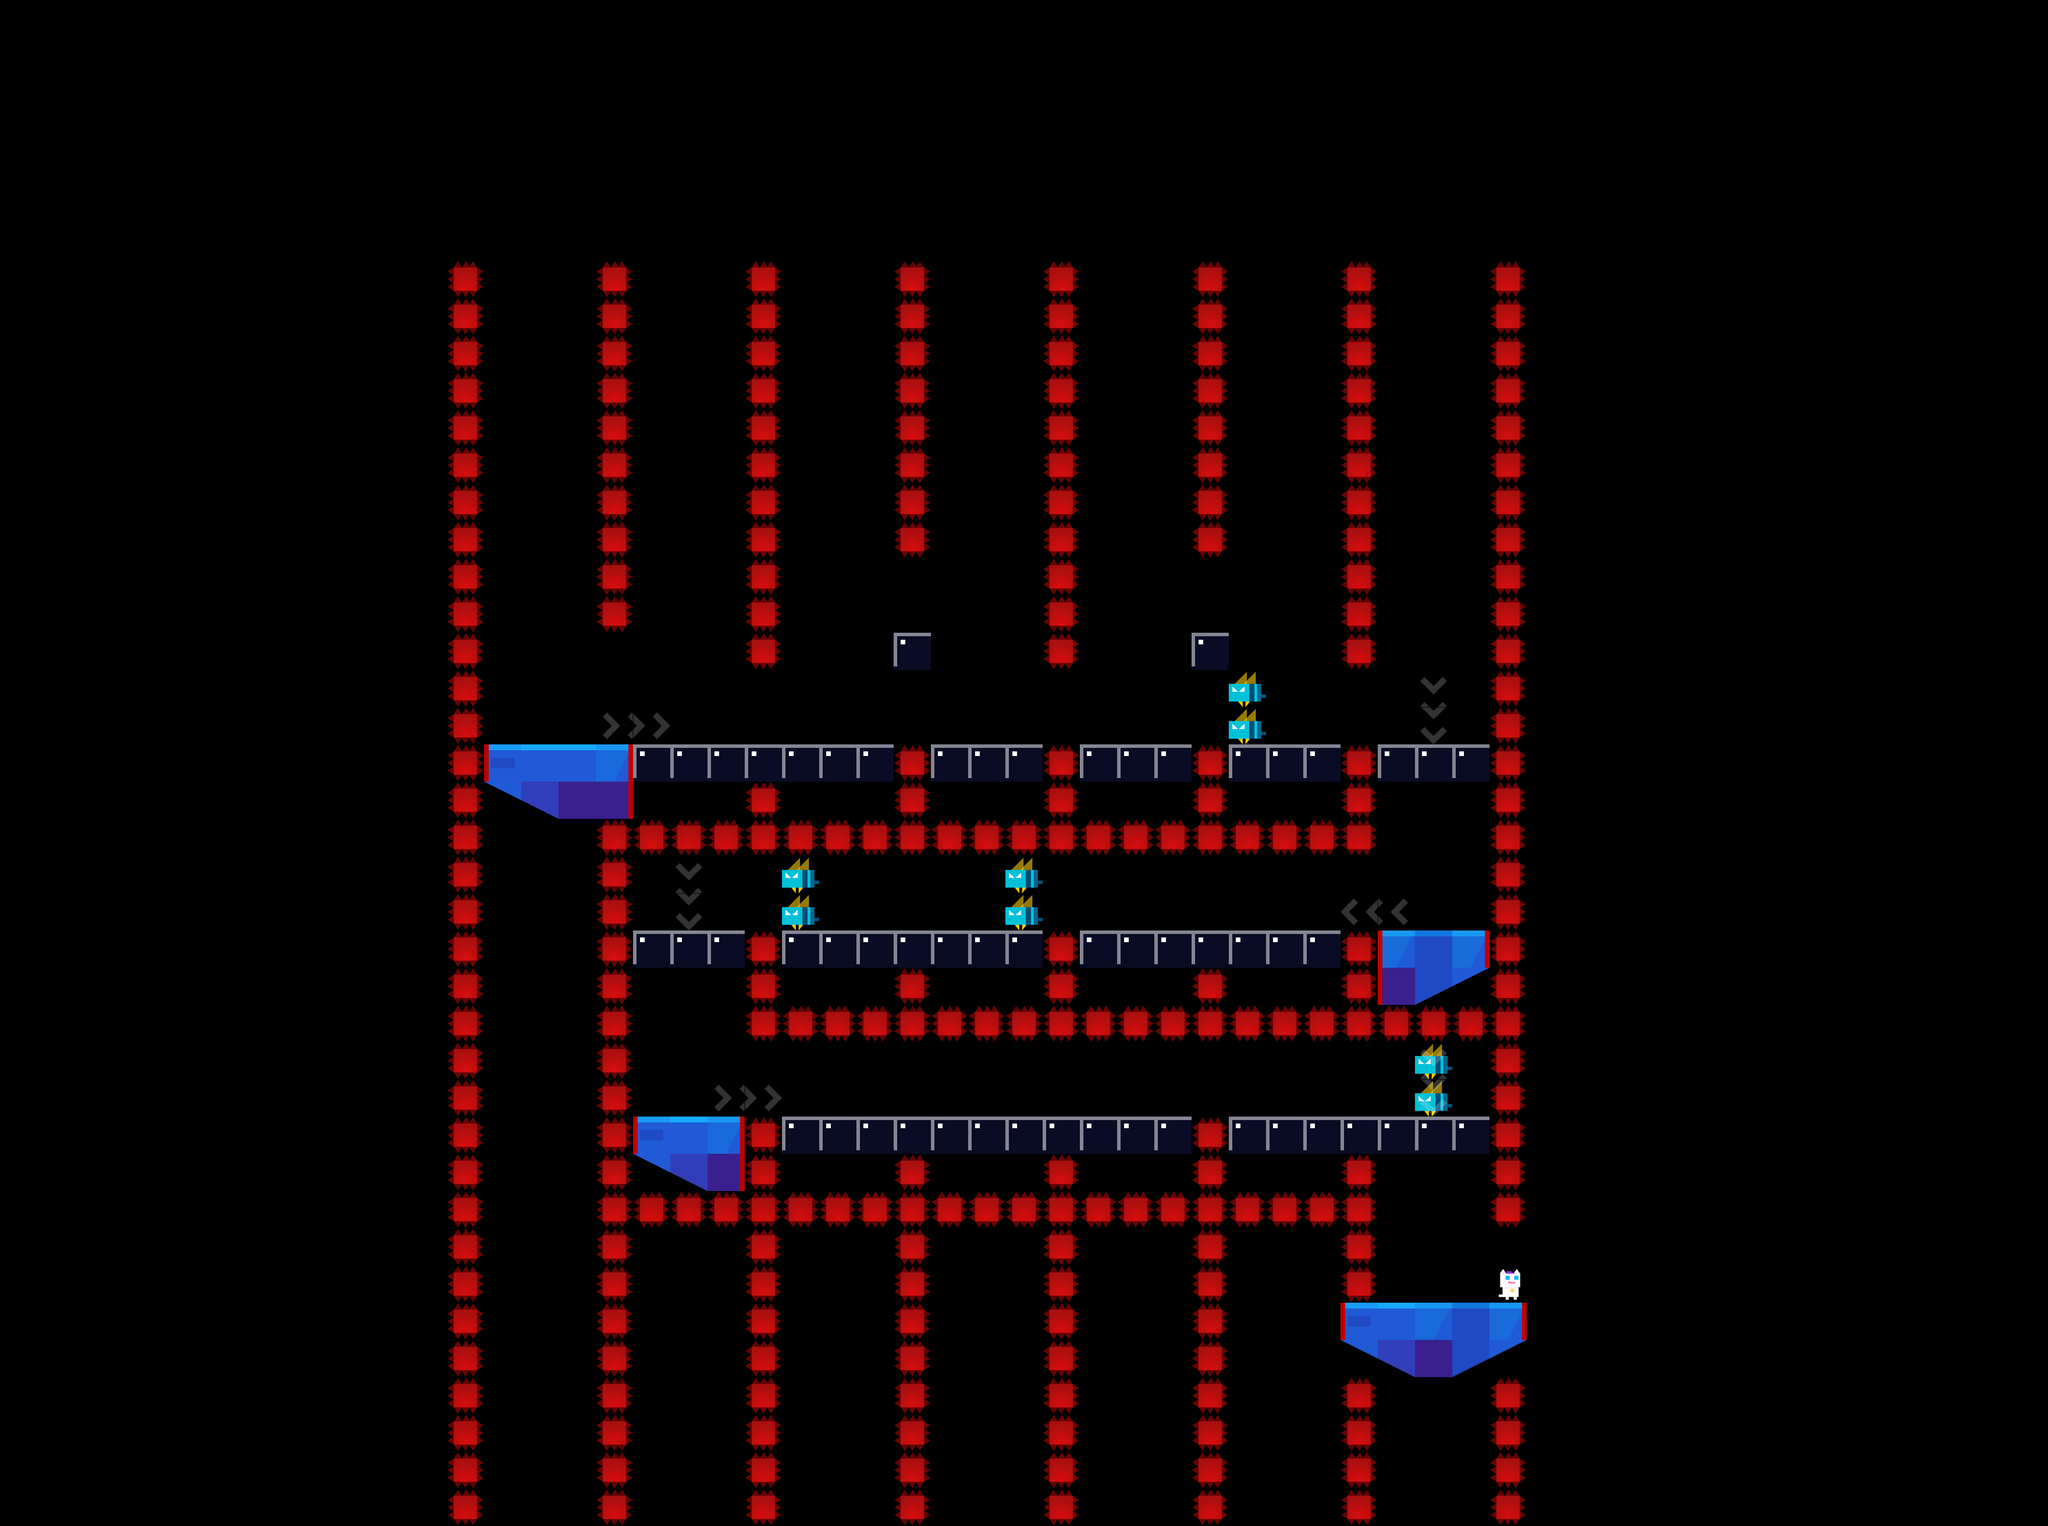

A 2D game scene composited from a Tiled map and its tileset images. What follows is a short description and the map's XML, with each tile layer's data collapsed to a summary:
An orthogonal 55x41 tile map with 64x64 px tiles, 4 tile layers (main, extra_monster1, extra_monster2, dangerous) and 141 objects (63x CameraYFreeze, 63x DeadZone, 6x ShowExtra, 4x enemy, 3x Event, ...).

<map version="1.0" orientation="orthogonal" renderorder="right-down" width="55" height="41" tilewidth="64" tileheight="64" nextobjectid="3652">
 <properties>
  <property name="bg" value="lyBG8" />
  <property name="bgm" value="bgm_mini" />
 </properties>
 <tileset firstgid="1" name="forest" tilewidth="70" tileheight="70">
  <tileoffset x="-3" y="3" />
  <image source="forest.png" width="700" height="980" />
  <tile id="0">
   <properties>
    <property name="maxX" value="87" />
    <property name="maxY" value="63" />
    <property name="x" value="77" />
    <property name="y" value="61" />
   </properties>
  </tile>
 </tileset>
 <layer name="main" width="55" height="41">
  <data>[2255 cells, 354 non-empty, 14 distinct tile ids]</data>
 </layer>
 <layer name="extra_monster1" width="55" height="41">
  <properties>
   <property name="maxX" value="27" />
   <property name="maxY" value="24" />
   <property name="x" value="21" />
   <property name="y" value="23" />
  </properties>
  <data>[2255 cells, 4 non-empty, 1 distinct tile ids]</data>
 </layer>
 <layer name="extra_monster2" width="55" height="41">
  <properties>
   <property name="maxX" value="38" />
   <property name="maxY" value="29" />
   <property name="x" value="38" />
   <property name="y" value="28" />
  </properties>
  <data>[2255 cells, 2 non-empty, 1 distinct tile ids]</data>
 </layer>
 <objectgroup name="objConfig">
  <object id="3510" type="player" gid="120" x="960" y="1280" />
  <object id="3511" name="right" type="enemy" gid="101" x="1344" y="1536" />
  <object id="3512" name="right" type="enemy" gid="101" x="1344" y="1600" />
  <object id="3520" name="right" type="enemy" gid="101" x="1728" y="1600" />
  <object id="3521" name="right" type="enemy" gid="101" x="1728" y="1536" />
  <object id="3648" type="npc" gid="105" x="2560" y="2240" />
 </objectgroup>
 <objectgroup name="triggerConfig">
  <object id="3513" name="extra_monster1" type="ShowExtra" gid="105" x="2432" y="1600" />
  <object id="3514" name="extra_monster1" type="ShowExtra" gid="105" x="2496" y="1600" />
  <object id="3515" name="extra_monster1" type="ShowExtra" gid="105" x="2368" y="1600" />
  <object id="3516" name="extra_monster2" type="ShowExtra" gid="105" x="1088" y="1920" />
  <object id="3518" name="extra_monster2" type="ShowExtra" gid="105" x="1152" y="1920" />
  <object id="3519" name="extra_monster2" type="ShowExtra" gid="105" x="1216" y="1920" />
  <object id="3522" type="CameraYFreeze" gid="103" x="704" y="1408" />
  <object id="3523" type="DeadZone" gid="104" x="704" y="1664" />
  <object id="3524" type="DeadZone" gid="104" x="640" y="1664" />
  <object id="3525" type="CameraYFreeze" gid="103" x="640" y="1408" />
  <object id="3526" type="CameraYFreeze" gid="103" x="512" y="1408" />
  <object id="3527" type="DeadZone" gid="104" x="512" y="1664" />
  <object id="3528" type="DeadZone" gid="104" x="576" y="1664" />
  <object id="3529" type="CameraYFreeze" gid="103" x="576" y="1408" />
  <object id="3530" type="CameraYFreeze" gid="103" x="384" y="1408" />
  <object id="3531" type="DeadZone" gid="104" x="384" y="1664" />
  <object id="3532" type="DeadZone" gid="104" x="448" y="1664" />
  <object id="3533" type="CameraYFreeze" gid="103" x="448" y="1408" />
  <object id="3534" type="DeadZone" gid="104" x="0" y="1664" />
  <object id="3535" type="CameraYFreeze" gid="103" x="128" y="1408" />
  <object id="3536" type="CameraYFreeze" gid="103" x="64" y="1408" />
  <object id="3537" type="DeadZone" gid="104" x="192" y="1664" />
  <object id="3538" type="CameraYFreeze" gid="103" x="0" y="1408" />
  <object id="3539" type="CameraYFreeze" gid="103" x="256" y="1408" />
  <object id="3540" type="DeadZone" gid="104" x="128" y="1664" />
  <object id="3541" type="DeadZone" gid="104" x="256" y="1664" />
  <object id="3542" type="CameraYFreeze" gid="103" x="192" y="1408" />
  <object id="3543" type="DeadZone" gid="104" x="320" y="1664" />
  <object id="3544" type="CameraYFreeze" gid="103" x="320" y="1408" />
  <object id="3545" type="DeadZone" gid="104" x="64" y="1664" />
  <object id="3546" type="CameraYFreeze" gid="103" x="2624" y="1664" />
  <object id="3547" type="DeadZone" gid="104" x="2624" y="1856" />
  <object id="3548" type="DeadZone" gid="104" x="3072" y="1856" />
  <object id="3549" type="CameraYFreeze" gid="103" x="2816" y="1664" />
  <object id="3550" type="CameraYFreeze" gid="103" x="3200" y="1664" />
  <object id="3551" type="CameraYFreeze" gid="103" x="2688" y="1664" />
  <object id="3552" type="DeadZone" gid="104" x="3008" y="1856" />
  <object id="3553" type="DeadZone" gid="104" x="3136" y="1856" />
  <object id="3554" type="DeadZone" gid="104" x="2880" y="1856" />
  <object id="3555" type="DeadZone" gid="104" x="2688" y="1856" />
  <object id="3556" type="DeadZone" gid="104" x="2944" y="1856" />
  <object id="3557" type="CameraYFreeze" gid="103" x="2752" y="1664" />
  <object id="3558" type="CameraYFreeze" gid="103" x="3136" y="1664" />
  <object id="3559" type="CameraYFreeze" gid="103" x="3008" y="1664" />
  <object id="3560" type="DeadZone" gid="104" x="3328" y="1856" />
  <object id="3561" type="CameraYFreeze" gid="103" x="3264" y="1664" />
  <object id="3562" type="DeadZone" gid="104" x="2752" y="1856" />
  <object id="3563" type="CameraYFreeze" gid="103" x="3328" y="1664" />
  <object id="3564" type="CameraYFreeze" gid="103" x="2944" y="1664" />
  <object id="3565" type="DeadZone" gid="104" x="2816" y="1856" />
  <object id="3566" type="CameraYFreeze" gid="103" x="3072" y="1664" />
  <object id="3567" type="CameraYFreeze" gid="103" x="2880" y="1664" />
  <object id="3568" type="DeadZone" gid="104" x="3264" y="1856" />
  <object id="3569" type="DeadZone" gid="104" x="3200" y="1856" />
  <object id="3570" type="CameraYFreeze" gid="103" x="2880" y="1920" />
  <object id="3571" type="DeadZone" gid="104" x="3328" y="2112" />
  <object id="3572" type="DeadZone" gid="104" x="2816" y="2112" />
  <object id="3573" type="DeadZone" gid="104" x="2752" y="2112" />
  <object id="3574" type="CameraYFreeze" gid="103" x="2944" y="1920" />
  <object id="3575" type="CameraYFreeze" gid="103" x="3264" y="1920" />
  <object id="3576" type="CameraYFreeze" gid="103" x="2816" y="1920" />
  <object id="3577" type="DeadZone" gid="104" x="2880" y="2112" />
  <object id="3578" type="CameraYFreeze" gid="103" x="3008" y="1920" />
  <object id="3579" type="DeadZone" gid="104" x="2688" y="2112" />
  <object id="3580" type="CameraYFreeze" gid="103" x="3136" y="1920" />
  <object id="3581" type="DeadZone" gid="104" x="3200" y="2112" />
  <object id="3582" type="CameraYFreeze" gid="103" x="2688" y="1920" />
  <object id="3583" type="CameraYFreeze" gid="103" x="3072" y="1920" />
  <object id="3584" type="CameraYFreeze" gid="103" x="3200" y="1920" />
  <object id="3585" type="DeadZone" gid="104" x="3008" y="2112" />
  <object id="3586" type="CameraYFreeze" gid="103" x="3328" y="1920" />
  <object id="3587" type="CameraYFreeze" gid="103" x="2624" y="1920" />
  <object id="3588" type="DeadZone" gid="104" x="3264" y="2112" />
  <object id="3589" type="DeadZone" gid="104" x="2944" y="2112" />
  <object id="3590" type="DeadZone" gid="104" x="3072" y="2112" />
  <object id="3591" type="DeadZone" gid="104" x="3136" y="2112" />
  <object id="3592" type="DeadZone" gid="104" x="2624" y="2112" />
  <object id="3593" type="CameraYFreeze" gid="103" x="2752" y="1920" />
  <object id="3594" type="CameraYFreeze" gid="103" x="3392" y="1920" />
  <object id="3595" type="DeadZone" gid="104" x="3456" y="2112" />
  <object id="3596" type="CameraYFreeze" gid="103" x="3456" y="1664" />
  <object id="3597" type="CameraYFreeze" gid="103" x="3456" y="1920" />
  <object id="3598" type="DeadZone" gid="104" x="3392" y="2112" />
  </objectgroup>
 <layer name="dangerous" width="55" height="41">
  <data>[2255 cells, 23 non-empty, 4 distinct tile ids]</data>
 </layer>
</map>
<!-- 52 of 141 objects omitted -->
